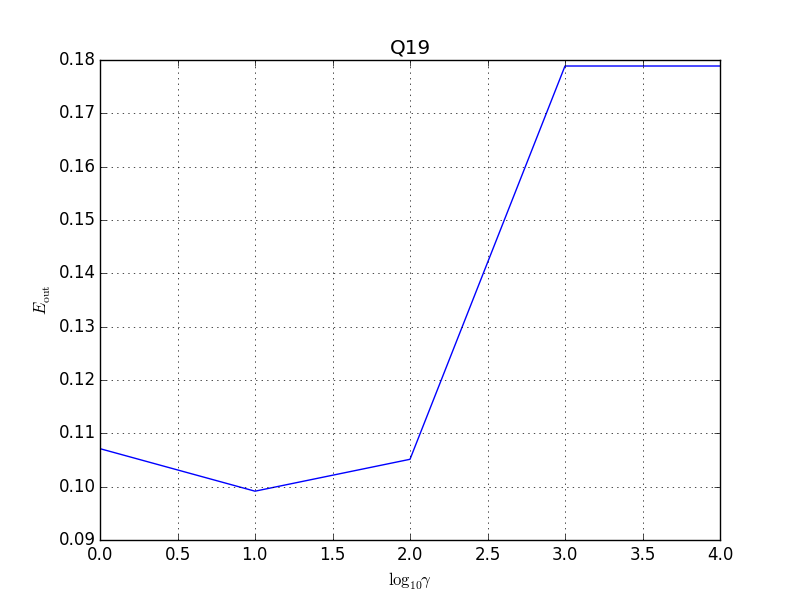

The script that saved this image:
import time
import numpy as np
import matplotlib.pyplot as plt
from sklearn import svm

def plotHist(x, y, xLabel, yLabel, title, width, isFloat):
    plt.title(str(title))
    plt.xlabel(str(xLabel))
    plt.ylabel(str(yLabel))
    if isFloat: plt.hist(x)
    else:
        plt.plot(x, y)
    plt.grid(True)
    plt.draw()
    plt.savefig(title)
    plt.close()

def main():
    DIGIT = 0

    TRAIN19_FILE   = 'hw5_train.dat'
    TRAIN19_DATA_X = np.loadtxt(TRAIN19_FILE, dtype=np.float)
    TRAIN19_DATA_Y = np.loadtxt(TRAIN19_FILE, dtype=np.float)

    xTrain19 = TRAIN19_DATA_X[:, 1:TRAIN19_DATA_X.shape[1]]
    yTrain19 = TRAIN19_DATA_Y[:, 0:1]
    yTrain19[yTrain19 != DIGIT] = -1.0
    yTrain19[yTrain19 == DIGIT] = 1.0
    yArr = []
    for y in yTrain19:
        yArr.append(y[0])
    yTrain19 = np.array(yArr)

    TEST19_FILE   = 'hw5_test.dat'
    TEST19_DATA_X = np.loadtxt(TEST19_FILE, dtype=np.float)
    TEST19_DATA_Y = np.loadtxt(TEST19_FILE, dtype=np.float)

    xTest19 = TEST19_DATA_X[:, 1:TEST19_DATA_X.shape[1]]
    yTest19 = TEST19_DATA_Y[:, 0:1]
    yTest19[yTest19 != DIGIT] = -1.0
    yTest19[yTest19 == DIGIT] = 1.0
    yArr = []
    for y in yTest19:
        yArr.append(y[0])
    yTest19 = np.array(yArr)

    gamList  = []
    eOutList = []
    t0 = time.time()
    for gamPower in range(0, 5):
        clf  = svm.SVC(C=0.1, kernel='rbf', gamma=(10 ** gamPower))
        clf.fit(xTrain19, yTrain19)
        eOut = 1 - clf.fit(xTrain19, yTrain19).score(xTest19, yTest19)
        gamList.append(gamPower)
        eOutList.append(eOut)
    plotHist(gamList, eOutList, r"$\log_{10}\gamma$", r'$E_{\mathrm{out}}$', "Q19", 1, False)
    t1 = time.time()
    print '========================================================='
    print 'Question 19:', eOutList
    print '---------------------------------------------------------'
    print 'Q19 costs', t1 - t0, 'seconds'
    print '========================================================='

if __name__ == '__main__':
    main()